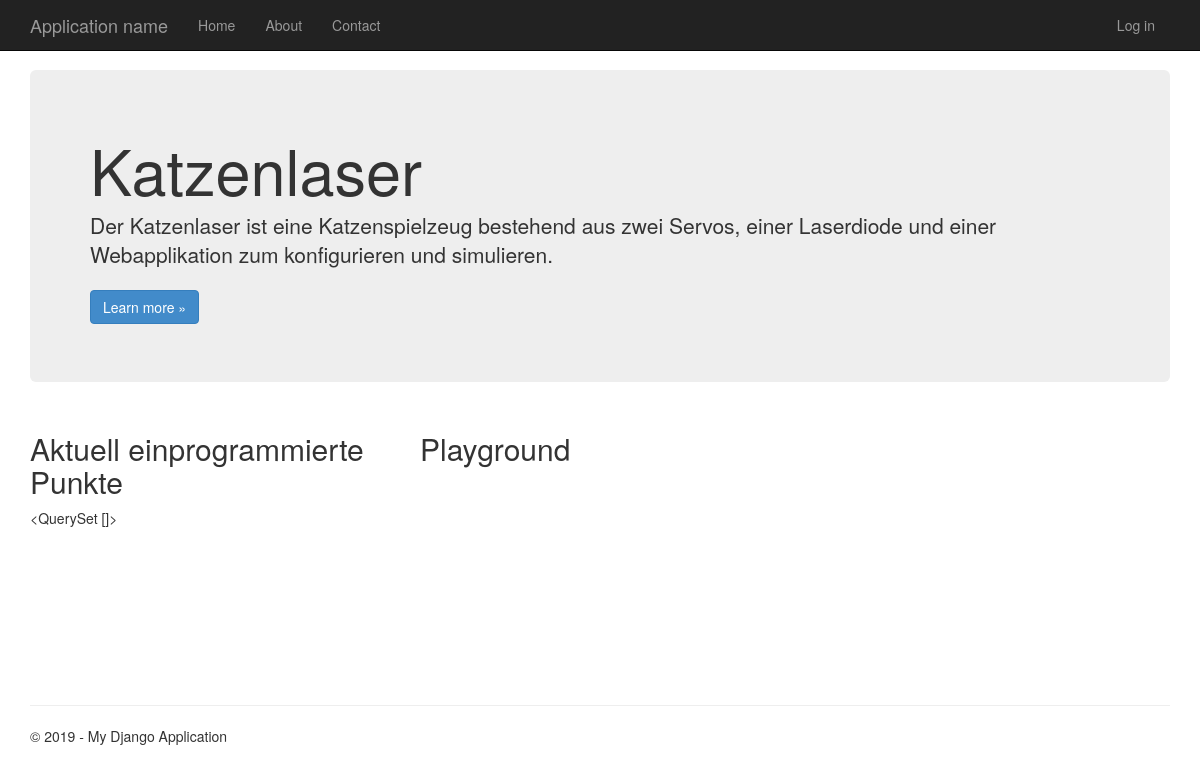
The app's page /, older data.
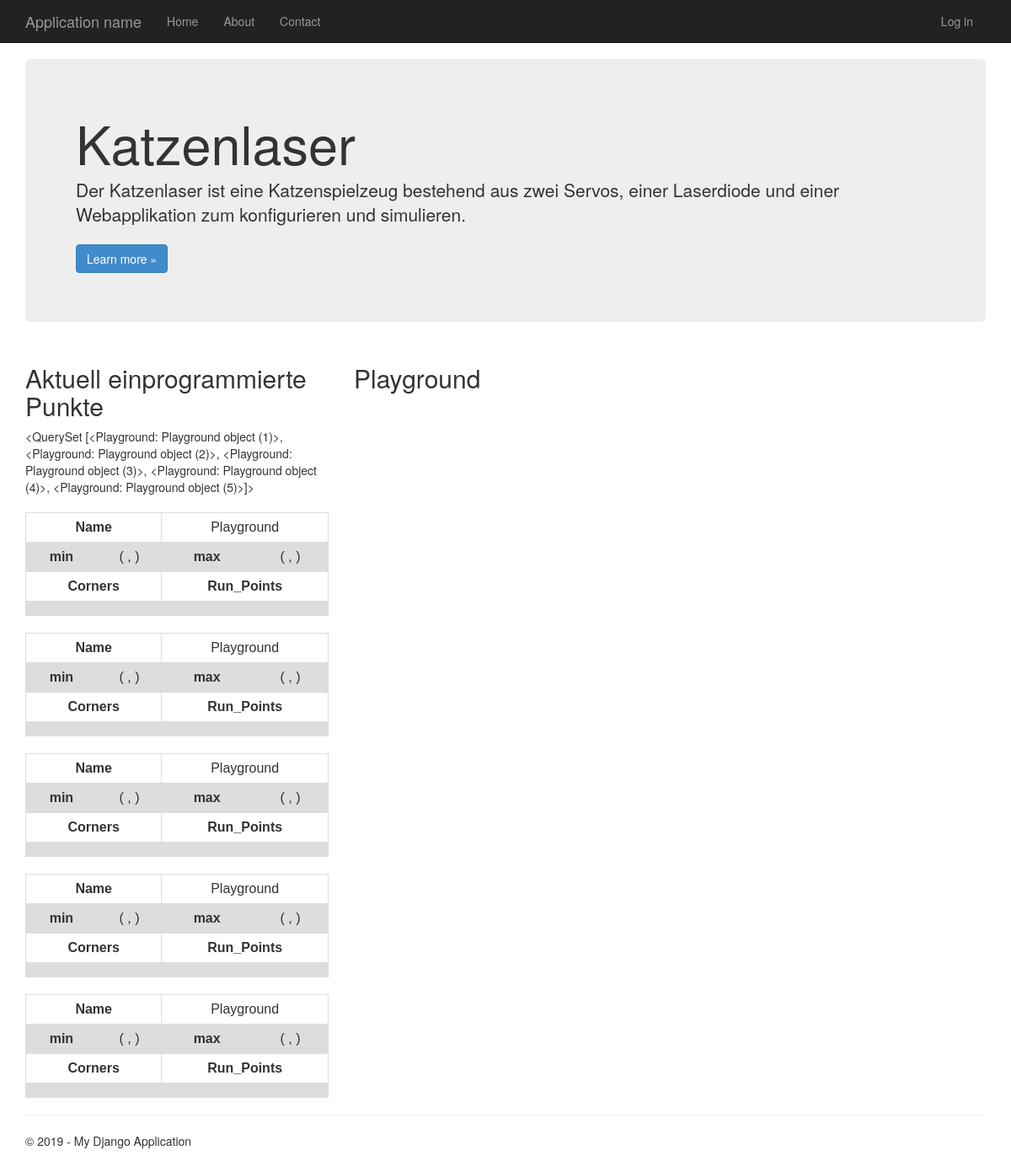
The same page, newer data.
### app/models.py (models this page shows, shortened)
class Playground(models.Model):
    name = models.CharField(verbose_name="Name",default="Playground",max_length=50,)
    minX = models.IntegerField(verbose_name="Min X",default=0)
    minY = models.IntegerField(verbose_name="Min Y",default=0)
    maxX = models.IntegerField(verbose_name="Max X",default=0)
    maxY = models.IntegerField(verbose_name="Max Y",default=0)

### app/views.py (the view)
# urls.py: url(r'^$', views.home, name='home'),
def home(request):
    assert isinstance(request, HttpRequest)
    playgrounds = Playground.objects.all().order_by('name')
    json_serializer = serializers.get_serializer('json')()
    playgrounds_json = json_serializer.serialize(playgrounds, ensure_ascii=False)
    point_types = POINT_TYPE
    print(playgrounds_json)
    return render(
        request,
        'app/index.html',
        {
            'title':'Cat-Laser-Config',
            'year':datetime.now().year,
            'playgrounds': playgrounds,
            'playgrounds_json': playgrounds_json,
            'point_types': point_types,
        }
    )

### app/templates/app/index.html (shortened to what this page needs)
{% extends "app/layout.html" %}
{% block extra_head %}
    {% load staticfiles %}
{% endblock %}
{% block content %}
<div class="jumbotron">
    <h1>Katzenlaser</h1>
    <p class="lead">Der Katzenlaser ist eine Katzenspielzeug bestehend aus zwei Servos, einer Laserdiode und einer Webapplikation zum konfigurieren und simulieren.</p>
    <p><a href="https://github.com/snape6666/catLaser" class="btn btn-primary btn-large">Learn more &raquo;</a></p>
</div>
<div class="row">
    <div class="col-md-4">
        <h2>Aktuell einprogrammierte Punkte</h2>
        <div>{{playgrounds}}</div>
        {% for playground in playgrounds %}
            {% include "app/playground_details.html" %}
        {% endfor %}
    </div>
    <div id="canvasContainer" class="col-md-8">
        <h2>Playground</h2>
        <svg id="playground" height="210" width="500"></svg>
    </div>
</div>
{% endblock %}
{% block scripts %}
    {% load staticfiles %}
{% endblock %}

### app/templates/app/layout.html (shortened to what this page needs)
﻿<!DOCTYPE html>
<html>
<head>
    {% load staticfiles %}
    <link rel="stylesheet" type="text/css" href="{% static 'app/content/bootstrap.min.css' %}" />
    <link rel="stylesheet" type="text/css" href="{% static 'app/content/site.css' %}" />
</head>
<body>
    <div class="navbar navbar-inverse navbar-fixed-top">
        <div class="container">
            <div class="navbar-header">
                <a href="/" class="navbar-brand">Application name</a>
            </div>
            <div class="navbar-collapse collapse">
                <ul class="nav navbar-nav">
                    <li><a href="{% url 'home' %}">Home</a></li>
                    <li><a href="{% url 'about' %}">About</a></li>
                    <li><a href="{% url 'contact' %}">Contact</a></li>
                </ul>
                {% include 'app/loginpartial.html' %}
            </div>
        </div>
    </div>
    <div class="container body-content">
{% block content %}{% endblock %}
        <hr/>
        <footer>
            <p>&copy; {{ year }} - My Django Application</p>
        </footer>
    </div>
</body>
</html>

### app/templates/app/loginpartial.html
{% if user.is_authenticated %}
<form id="logoutForm" action="/logout" method="post" class="navbar-right">
    {% csrf_token %}
    <ul class="nav navbar-nav navbar-right">
        <li><span class="navbar-brand">Hello {{ user.username }}!</span></li>
        <li><a href="javascript:document.getElementById('logoutForm').submit()">Log off</a></li>
    </ul>
</form>
{% else %}
<ul class="nav navbar-nav navbar-right">
    <li><a href="{% url 'login' %}">Log in</a></li>
</ul>
{% endif %}

### app/templates/app/playground_details.html (shortened to what this page needs)
﻿<table>
    <tr>
        <th colspan="2">Name</th>
        <td colspan="2">{{ playground.name }}</td>
    </tr>
    <tr>
        <th>min</th>
        <td>( {{ playground.minx }} , {{ playground.miny }} )</td>
        <th>max</th>
        <td>( {{ playground.maxx }} , {{ playground.maxy }} )</td>
    </tr>
    <tr>
        <th colspan="2">Corners</th>
        <th colspan="2">Run_Points</th>
    </tr>
    <tr>
        <td colspan="2">
        </td>
        <td colspan="2">
        </td>
    </tr>
</table>

### app/static/app/content/site.css (style rules this page uses)
body { padding-top: 50px; padding-bottom: 20px; }
.body-content { padding-left: 15px; padding-right: 15px; }
table { font-family: arial, sans-serif; border-collapse: collapse; width: 100%; }
td, th { border: 1px solid #dddddd; text-align: center; padding: 8px; }
tr:nth-child(even) { background-color: #dddddd; }

Row changes from the older to the newer data that the page shows:
added Playground: id "<QuerySet [<Playground: Playground object (1)>, <Playground: Playground object (2)>, <Playground: Playground object (3)>, <Playground: Playground object (4)>, <Playground: Playground object (5)>]>", name "Playground"
added Playground: name "Playground"
added Playground: name "Playground"
added Playground: name "Playground"
added Playground: name "Playground"
Text that changed along with them:
{{ playgrounds }}: "<QuerySet []>" → (not shown)
